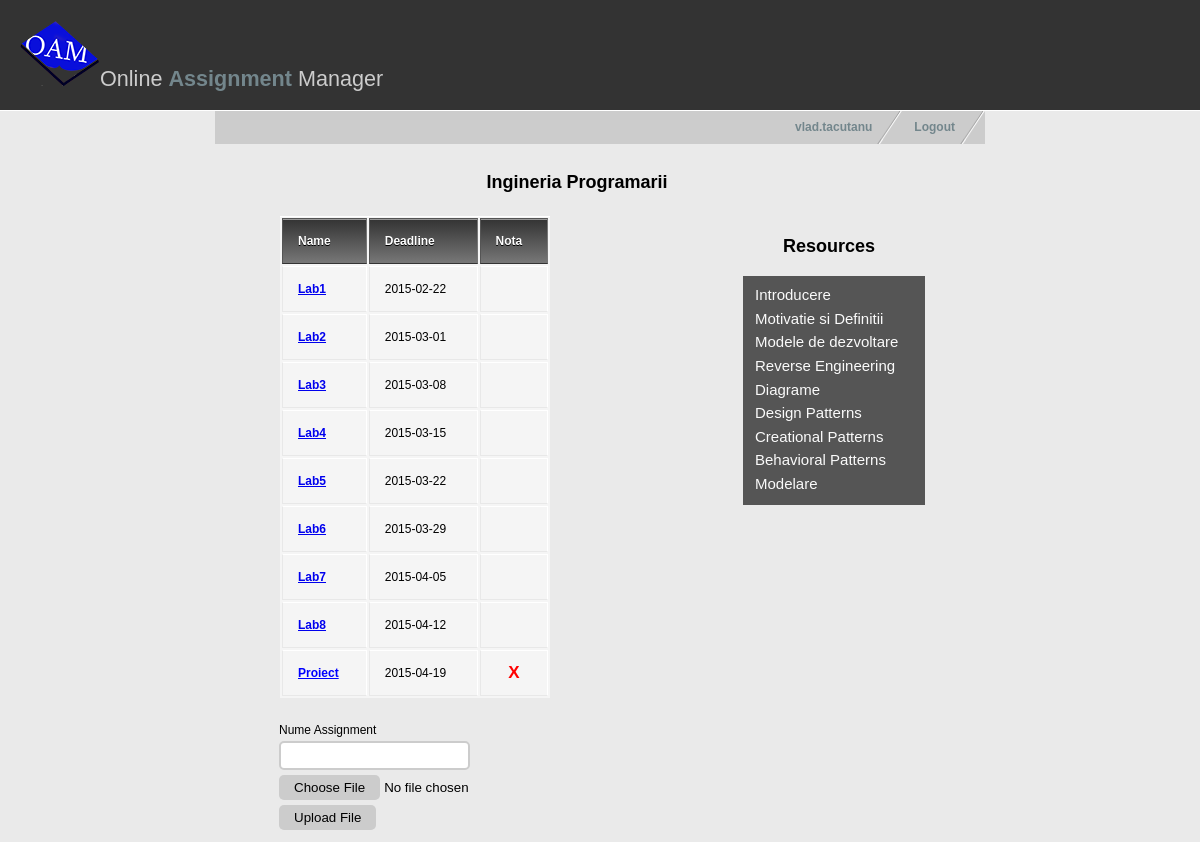
The app's page /studentcourse.php?name=Ingineria Programarii (signed in) with its own data.
### tables this page shows
CREATE TABLE Resource(
  IdResursa INT(10) PRIMARY KEY,
  Nume VARCHAR(50) NOT NULL,
  IdMaterie INT(10) NOT NULL,
  Path VARCHAR(255),
  FOREIGN KEY(IdMaterie) REFERENCES Materie(IdMaterie)
  );

### studentcourse.php (the view, shortened to what this page needs)
<!DOCTYPE html>
<?php
  $username = $_SESSION['username'];
  $numemat=$_GET["name"];
?>
<html xmlns="http://www.w3.org/1999/xhtml" xml:lang="en" lang="en">
<head>
<link href="style.css" rel="stylesheet" type="text/css" />
</head>
<body>
<div id="header">
  <h1><img src="images/oamlogo3.png" alt="" />Online <span style="font-weight:bold; color:#73868C;">Assignment</span> Manager</h1>
</div>
<div id="container">
    <ul id="nav">
      <li><a href="index.html">Logout</a></li>
      <li><a href="studentindex.php"><?php echo $username ?></a></li>
    </ul>
    <div id="studcoursetitle">
      <h3 id="res2"><?php echo $numemat?></h3>
    </div>
  <div id="contentleft">
    <table>
      <thead>
        <tr>
          <th>Name</th>
          <th>Deadline</th>
          <th>Nota</th>
        </tr>
      </thead>
      <tbody>
	  <?php
		$result = mysql_query("SELECT A.t as titlu, A.p as path, A.d as due, B.n as nota, A.type as tip FROM (select assignment.IdAssignment as id,
    assignment.titlu as t,assignment.path as p,assignment.duedate as d, assignment.tip as type
from assignment JOIN materie ON materie.IdMaterie=assignment.IdMaterie
where materie.nume='$numemat') AS A
LEFT JOIN
 (select assignment.IdAssignment as id, nota.Nota as n from assignment
JOIN materie ON materie.IdMaterie=assignment.IdMaterie
JOIN submission ON submission.IdAssignment = assignment.IdAssignment
Join nota on submission.IdSubmission = nota.IdSubmission
join student on submission.IdStudent = student.IdStudent
join account on student.IdAccount = account.IdAccount
where materie.nume='$numemat'
and account.Username = '$username') AS B
ON A.id = B.id
ORDER BY due;");
		while($line = mysql_fetch_array($result, MYSQL_ASSOC)) {
		    if($line["tip"]=='Tema'){
				echo '<tr>
				  <td><a href="',$line["path"],'"><strong>',$line["titlu"],'</strong></a></td>
				  <td>',$line["due"],'</td>
				  <td>',$line["nota"],'</td>
				</tr>';
			}
			else{
				$result1=mysql_query("select student.IdStudent as idstud from account
											join student on account.IdAccount=student.IdAccount
											where account.Username='emilian.mitocariu'");
				$line1=mysql_fetch_array($result1, MYSQL_ASSOC);
				$idstud=$line1["idstud"];
				$result2 = mysql_query("select assignment.IdAssignment as idassign from assignment
											join materie on materie.idMaterie=assignment.idMaterie
											where materie.nume = '$numemat'");
				$medie=0;
				$nr=0;
				while($line2 = mysql_fetch_array($result2, MYSQL_ASSOC)){
						$idassign = $line2["idassign"];
						$result3 = mysql_query("select nota.Nota as nota from nota
													join submission on submission.IdSubmission=nota.IdSubmission
													join assignment on assignment.IdAssignment=submission.IdAssignment
													where assignment.IdAssignment=$idassign and submission.IdStudent=$idstud");
						$line3 = mysql_fetch_array($result3, MYSQL_ASSOC);
						if(is_null($line3["nota"])){
							$nr=$nr+1;
						}else{
							$nr=$nr+1;
							$medie=$medie+$line3["nota"];
						}
				}
				$medie=$medie/$nr;
				if($medie>5){
					echo '<tr>
					  <td><a href="',$line["path"],'"><strong>',$line["titlu"],'</strong></a></td>
					  <td>',$line["due"],'</td>
					  <td>',$line["nota"],'</td>
					</tr>';
				}else{
					echo '<tr>
					  <td><a href="',$line["path"],'"><strong>',$line["titlu"],'</strong></a></td>
					  <td>',$line["due"],'</td>
					  <td style="color:#FF0000; text-align:center; font-weight:bold; font-size:17px;">X</td>
					</tr>';
				}
			}
       }
         ?>
      </tbody>
    </table>
	<form action="uploadstud.php" method="post" enctype='multipart/form-data' class="formular"><br>
		Nume Assignment<input type="text" name="numetema"><br>
		<input type="file" name="uploadFile" class="file-upload">
		<input type="submit"  name="submit" value="Upload File" class="submit-upload">
	</form>
  </div>
  <div id="contentright">
    <h3 id="res">Resources</h3>
    <ul id="resources">
	<?php
		$result = mysql_query("select resource.nume as n,resource.path as p
			from resource JOIN materie ON materie.IdMaterie=resource.IdMaterie
			where materie.nume='$numemat';");
		while($line = mysql_fetch_array($result, MYSQL_ASSOC)) {
	?>
		<li><a href="<?php print $line["p"]?>"><?php print $line["n"]?></a></li>
    <?php }?>
    </ul>
  </div>
</div>

### style.css (style rules this page uses)
body { margin: 0; padding: 0; font: 75% tahoma, Verdana, Arial, sans-serif; line-height: 1.8em; background: #eaeaea url(images/bg.jpg) top left repeat-x; }
#header { background: #333; padding: 20px; border-bottom: 1px solid #fff; }
#header h1 { padding: 0; margin: 0; font-family: Georgia, sans-serif; font-weight: normal; font-size: 180%; color: #ccc; }
#container { width: 770px; margin: 0 auto; padding: 0; }
#nav { float: right; width: 100%; margin: 0; padding: 0px; list-style: none; background: #ccc; }
#nav li { float: right; margin: 0; padding: 0; }
#nav a { float:left; display: block; padding: 0.5em 2.5em 0.5em 1em; text-decoration: none; font-weight: bold; font-size: 100%; color: #73868c; background: #ccc url(images/nav_slant.gif) no-repeat top right; }
#studcoursetitle { float: left; margin-top: 10px; width: 700px; height: 40px; padding: 0 1em 1em 1em; }
#contentleft { float: left; margin-top: 10px; width: 450px; padding: 0 1em 1em 1em; }
#contentright { margin-top: 0px; float: right; width: 230px; padding: 1em 1em 1em 2em; }
table { background: #f5f5f5; border-collapse: separate; box-shadow: inset 0 1px 0 #fff; font-size: 12px; line-height: 24px; margin-left: 53px; text-align: left; width: 270px; }
th { background: linear-gradient(#333, #777); border-left: 1px solid #555; border-right: 1px solid #777; border-top: 1px solid #555; border-bottom: 1px solid #333; box-shadow: inset 0 1px 0 #999; color: #fff; font-weight: bold; padding: 10px 15px; position: relative; text-shadow: 0 1px 0 #000; }
td { border-right: 1px solid #fff; border-left: 1px solid #e8e8e8; border-top: 1px solid #fff; border-bottom: 1px solid #e8e8e8; padding: 10px 15px; position: relative; }
h1 { font-family: Georgia, serif; font-size: 180%; padding: 30px 0 10px 0; color: #73868c; }
#res { font-family: helvetica, Verdana, Arial; font-size: 18px; padding-left: 40px; }
#res2 { font-family: helvetica, Verdana, Arial; font-size: 18px; text-align: center; }
#resources { width: 170px; list-style: none; margin: 0; padding: 0; background: #303030; opacity: 0.8; padding: 0.7em 0em 0.7em 1em; }
#resources a { text-decoration: none; color: #FFF; font-size: 15px; }
form input[type=text] { padding:5px; border:2px solid #ccc; -webkit-border-radius: 5px; border-radius: 5px; }
.submit-upload { margin-top: 5px; padding:5px 15px; background:#ccc; border:0 none; cursor:pointer; -webkit-border-radius: 5px; border-radius: 5px; }
.formular { width: 250px; margin-left: 52px; }

### records on screen
resource: Nume "Introducere"
resource: Nume "Motivatie si Definitii"
resource: Nume "Modele de dezvoltare"
resource: Nume "Reverse Engineering"
resource: Nume "Diagrame"
resource: Nume "Design Patterns"
resource: Nume "Creational Patterns"
resource: Nume "Behavioral Patterns"
resource: Nume "Modelare"

### other values on screen
$username "vlad.tacutanu"
$numemat "Ingineria Programarii"
$line["titlu"] "Lab1"
$line["due"] "2015-02-22"
$line["titlu"] "Lab2"
$line["due"] "2015-03-01"
$line["titlu"] "Lab3"
$line["due"] "2015-03-08"
$line["titlu"] "Lab4"
$line["due"] "2015-03-15"
$line["titlu"] "Lab5"
$line["due"] "2015-03-22"
$line["titlu"] "Lab6"
$line["due"] "2015-03-29"
$line["titlu"] "Lab7"
